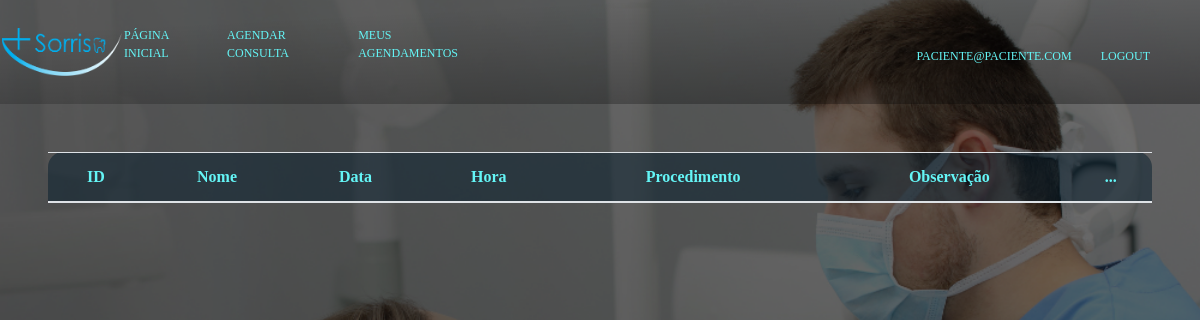
The page /portal/agendamento/meusagendamentos.php (signed in) on the database as committed earlier.
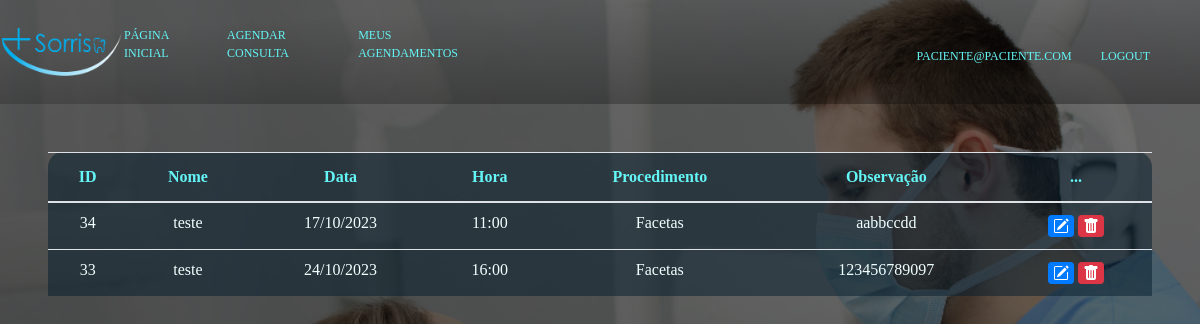
The same page on the database as committed later.
### tables this page shows
CREATE TABLE `agendamento` (
  `id_agendamento` int(11) NOT NULL,
  `id_paciente` int(11) NOT NULL,
  `hora` time NOT NULL,
  `data` date NOT NULL,
  `procedimento` varchar(45) NOT NULL,
  `observacao` varchar(254) DEFAULT NULL
);

CREATE TABLE `paciente` (
  `id_paciente` int(11) NOT NULL,
  `codigo_login` int(11) NOT NULL,
  `nome_paciente` char(45) NOT NULL,
  `cpf` bigint(11) UNSIGNED ZEROFILL NOT NULL,
  `telefone` bigint(11) NOT NULL
);

### portal/agendamento/meusagendamentos.php (the view, shortened to what this page needs)
<?php
include('../conexao.php');
$codigo_login = $_SESSION['id'];
$sql = "SELECT agendamento.id_agendamento, agendamento.data, agendamento.hora, agendamento.procedimento, agendamento.observacao, paciente.nome_paciente
FROM agendamento JOIN paciente ON agendamento.id_paciente = paciente.id_paciente WHERE agendamento.id_paciente = '$codigo_login' ORDER BY agendamento.id_agendamento DESC";
$result = $mysqli->query($sql);
?>
<!DOCTYPE html>
<html lang="pt-br">
<head>
	<link rel="stylesheet" href="https://cdn.jsdelivr.net/npm/bootstrap@4.0.0/dist/css/bootstrap.min.css">
	<link rel="stylesheet" type="text/css" href="../css/estilo.css">
</head>
<body>
	<header>
		<div id="conteudo_principal">
			<nav class="menus">
				<a href="../index.php"><img src="../img/sorriso.png"></a>
				<ul class="lista-de-itens">
				<li><a href="../index.php">Página Inicial</a></li>
				<li><a href="agendamento.php">Agendar Consulta</a></li>
				<li><a href="meusagendamentos.php">Meus Agendamentos</a></li>
			</nav>
			<nav>
				<div class="right-items">
					<ul class="itens-da-direita">
					<?php echo "<a class='right-items'>" . $_SESSION['email']. "</a>" ?>
					<li><a href="../Logout.php">Logout</a></li>
				</div>
			</nav>
		</div>
 </header>
 <div class="m-5">
	<table class="table text-aqua table-bg">
		<thead>
			<tr>
				<th scope="col">ID</th>
				<th scope="col">Nome</th>
				<th scope="col">Data</th>
				<th scope="col">Hora</th>
				<th scope="col">Procedimento</th>
				<th scope="col">Observação</th>
				<th scope="col">...</th>
			</tr>
		</thead>
		<tbody class="tbod">
			<?php
				while($user_data = mysqli_fetch_assoc($result))
				{
					echo "<tr>";
					echo "<td>" .$user_data['id_agendamento']."</td>";
					echo "<td>" .$user_data['nome_paciente']."</td>";
					echo "<td>" . date_format(new DateTime($user_data['data']), 'd/m/Y') . "</td>";
					echo "<td>" . date_format(new DateTime($user_data['hora']), 'H:i') . "</td>";
					echo "<td>" .$user_data['procedimento']."</td>";
					echo "<td>" .$user_data['observacao']."</td>";
					echo "<td>
						<a class='btn btn-sm btn-primary' href='edit.php?id=$user_data[id_agendamento]'>
							<svg xmlns='http://www.w3.org/2000/svg' width='16' height='16' fill='currentColor' class='bi bi-pencil-square' viewBox='0 0 16 16'>
  								<path d='M15.502 1.94a.5.5 0 0 1 0 .706L14.459 3.69l-2-2L13.502.646a.5.5 0 0 1 .707 0l1.293 1.293zm-1.75 2.456-2-2L4.939 9.21a.5.5 0 0 0-.121.196l-.805 2.414a.25.25 0 0 0 .316.316l2.414-.805a.5.5 0 0 0 .196-.12l6.813-6.814z'/>
  									<path fill-rule='evenodd' d='M1 13.5A1.5 1.5 0 0 0 2.5 15h11a1.5 1.5 0 0 0 1.5-1.5v-6a.5.5 0 0 0-1 0v6a.5.5 0 0 1-.5.5h-11a.5.5 0 0 1-.5-.5v-11a.5.5 0 0 1 .5-.5H9a.5.5 0 0 0 0-1H2.5A1.5 1.5 0 0 0 1 2.5v11z'/>
							</svg>
						</a>
						<a class='btn btn-sm btn-danger' href='delete.php?id=$user_data[id_agendamento]'>
							<svg xmlns='http://www.w3.org/2000/svg' width='16' height='16' fill='currentColor' class='bi bi-trash-fill' viewBox='0 0 16 16'>
  								<path d='M2.5 1a1 1 0 0 0-1 1v1a1 1 0 0 0 1 1H3v9a2 2 0 0 0 2 2h6a2 2 0 0 0 2-2V4h.5a1 1 0 0 0 1-1V2a1 1 0 0 0-1-1H10a1 1 0 0 0-1-1H7a1 1 0 0 0-1 1H2.5zm3 4a.5.5 0 0 1 .5.5v7a.5.5 0 0 1-1 0v-7a.5.5 0 0 1 .5-.5zM8 5a.5.5 0 0 1 .5.5v7a.5.5 0 0 1-1 0v-7A.5.5 0 0 1 8 5zm3 .5v7a.5.5 0 0 1-1 0v-7a.5.5 0 0 1 1 0z'/>
							</svg>
						</a>
					</td>";
					echo "</tr>";
				}
				?>
		</tbody>
		</table>
 </div>
 </html>

Rows that differ between the two databases and show on the page:
added agendamento: id_agendamento "34", id_paciente.nome_paciente "teste", data "17/10/2023", hora "11:00", procedimento "Facetas", observacao "aabbccdd"
added agendamento: id_agendamento "33", id_paciente.nome_paciente "teste", data "24/10/2023", hora "16:00", procedimento "Facetas", observacao "123456789097"
